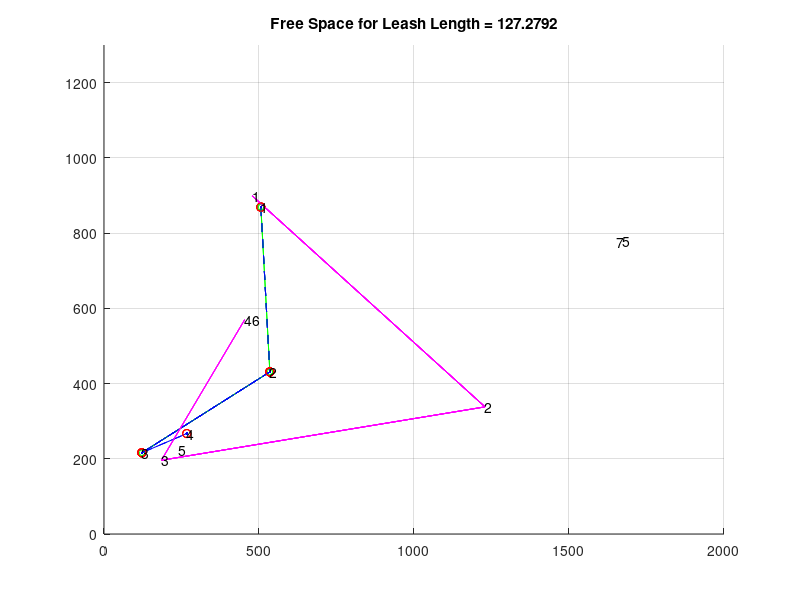
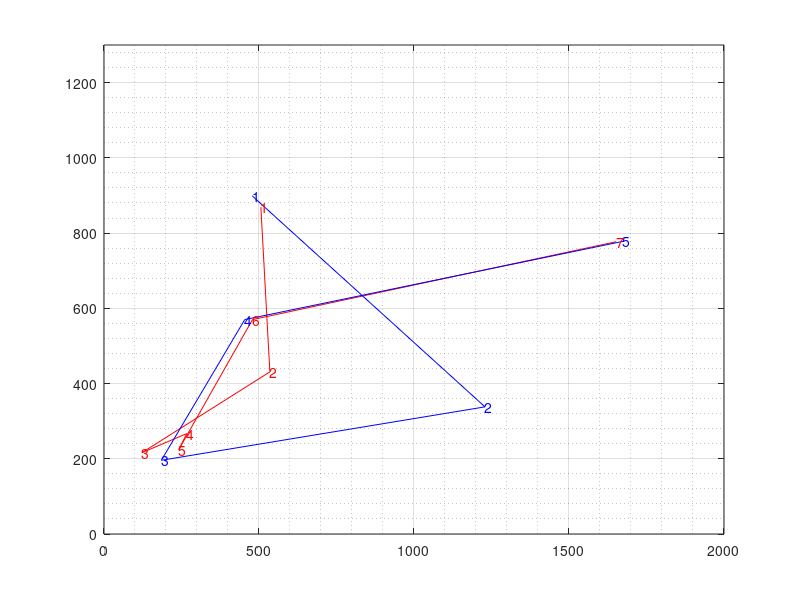

MATLAB code to generate these figures, in order:
function alg ()
% % % % % % % % % % % % % % % % % % % % % % % % % % % % % % % % % % % % % % 
% Coded by: Fernando Gonzalez-Herrera   - CIMAT Zacatecas
%           Carlos Lara-Alvarez         - CIMAT Zacatecas
% % % % % % % % % % % % % % % % % % % % % % % % % % % % % % % % % % % % % %
clc;
global perror;
perror=0;
close all;
% % % % % % % % % % % % % % % % % % % % % % % % % % % % % % % % % % % % % % 
% Parameters for Frechet and scanpath comparison algorith
maxFrechet=(3*30)*sqrt(2);
maxA=maxFrechet;
dista=maxFrechet;
dista2=maxFrechet;
qgamas=3;
pung=5;
ne=2;
% frechetsal=zeros(1,pung-qgamas+1);
tim=1;
% % Make all the combinations for n length scanpaths in a k-waise maner
% % Pairwaise maner
    allc=nchoosek(1:pung,qgamas);
    frechetsal=zeros(1,length(allc));
    vfrechet=zeros(tim, length(allc));    
    vfrechetV=0;
    hc=zeros(pung-1,qgamas);
% % % % % % % % % % % % % % % % % % % % % % % % % % % % % % % % % % % % % % 
for q=1:(pung-1)
    hc(q,1)=q;
    hc(q,2)=q+1;
end
% % % % % % % % % % % % % % % % % % % % % % % % % % % % % % % % % % % % % % 
% Number of iterations to evaluate
for z=1:tim
    clc;
    close all;
% % % % % % % % % % % % % % % % % % % % % % % % % % % % % % % % % % % % % % 
% Random Walk Parameters
% ex, ey = Boundaries
% n = number of points to generate
% npoints = number of scanpath points to evaluate as pattern
    [Sal1, Sal2]=RandomWalk2(50,50,pung, ne);
    qx =Sal1(1,:)
    qy =Sal1(2,:)
    qpx=Sal2(1,:)
    qpy=Sal2(2,:)

% % % % % % % % % % % % % % % % % % % % % % % % % % % % % % % % % % % % % % 
    for qgam=1:size(allc,1)
%     vcom(qgam,1)=qgam;
%     vcom(qgam,2)=qgam+qgamas-1;
% % Selecting the qgamas combinatios till length(qx)
        x=qx(allc(qgam,1):allc(qgam,2));
        y=qy(allc(qgam,1):allc(qgam,2));
        px=qpx(allc(qgam,1):allc(qgam,2));
        py=qpy(allc(qgam,1):allc(qgam,2));
        fprintf('Q GAMAS : \t\t%f \t%f',allc(qgam,1),allc(qgam,2))
% % % % % % % % % % % % % % % % % % % % % % % % % % % % % % % % % % % % % %
% % Main algoritm to compare Scanpaths
        inits=zeros(1,size(y,2));
        ends=zeros(1,size(y,2));
        inits(1)=1;
        ends(1)=size(y,2);
        pos=1;
        iMiss=1;
        while 1
            ii=poiR2(x,y,inits(pos),ends(pos),maxA);
            if ii>0
                inits(iMiss+1)=inits(pos);
                ends(iMiss+1)=ii;
                inits(iMiss+2)=ii;
                ends(iMiss+2)=ends(pos);
                iMiss=iMiss+2;
            end
            if(pos==iMiss)
                break;
            end
            pos=pos+1;
        end
        POIval=unique(horzcat(inits(1:iMiss),ends(1:iMiss)))
        xx=x(POIval)
        yy=y(POIval)
        distsini=arrayfun(@(x,y) wdistance(x,y,px(1),py(1),1,1), xx,yy)
        v=find(distsini<dista)
        v0=v(1:end)
        v1=v(2:end)
        if v==1
            v0=1;v1=1;
        end
        distsfin=arrayfun(@(x,y) wdistance(x,y,px(end),py(end),1,1), xx,yy)
        w=find(distsfin<dista2)
        figure(1)
        grid on;
        hold on;
        grid minor;
        plot(x,y,'.b');
        plot(x,y,'--b');
        plot(px,py,'m');
        plot(x(POIval),y(POIval),'or');
        lbl_dwn = .1*max(yy);
% % % % % % % % % % % % % % % % % % % % % % % % % % % % % % % % % % % % % % 
% % Add plot numbers to each iteration of q-gamas in a q wize manner
% % % % % % % % % % % % % % % % % % % % % % % % % % % % % % % % % % % % % %  
%     for i = 1:length(POIval)
%         pp=POIval(i);
%         % % Condition for index exceed inner matrix dimmensions
%         if (pp>length(xx))
%             %             fprintf('TEST01');
%             pp=length(xx);
%         end
%         plot(xx(pp),yy(pp),'r+');
%         % % Label the points with the corresponding 'x' value
% %         tex=strcat(num2str(i),'-',num2str(qgam));
%         tex=strcat(num2str(i));
%         text(xx(pp),yy(pp)+0.05,tex);
%     end
%     for i = 1:length(px)
%         plot(px(i),py(i),'b+');
%         % % Label the points with the corresponding 'y' value
% %         tex=strcat(num2str(i),'-',num2str(qgam));
%         tex=strcat(num2str(i));
%         text(px(i),py(i)+0.05,tex);
%     end
        hold on;
        for i=1:size(v0,2)
            if i==size(v0,2)
                f = find(w>v0(i),1);
            else
                f = find(w>v0(i)&w<=v1(i),1);
            end
            if length(f)==1
            start=POIval(v0(i))
            endd=POIval(w(f))
            sx=x(start:endd);
            sy=y(start:endd);
            Pe=(vertcat(px,py));
            Qu=(vertcat(sx,sy));
            figure(1)
            plot(sx,sy,'-hg');
            axis([0 2000 0 1300]);
            fdic=frechet_decide(Pe,Qu,maxFrechet,0,0);
            if fdic==1
                figure(1);
                grid minor;
                    plot(sx,sy,'-k');
                else
                    frechetsal(1,qgam)=frechetsal(1,qgam)+1;
                    fprintf('EEEEEEEEEERRRROOOR\n');
                end
            else
                frechetsal(1,qgam)=frechetsal(1,qgam)+1;
            end
        end
end
vfrechet(z,:)=frechetsal
vfrechet;
%     jx=1-pdist(vertcat(x,px),'jaccard')
%     jy=1-pdist(vertcat(y,py),'jaccard')
end
% % % % % % % % % % % % % % % % % % % % % % % % % % % % % % % % % % % % % % 
% % % End of iterative statements for evaluation
% % % % % % % % % % % % % % % % % % % % % % % % % % % % % % % % % % % % % % 
for ii = 1:length(qx)
    text(qx(ii),qy(ii),num2str(ii),'color','k')
end
for ii = 1:length(qpx)
    text(qpx(ii),qpy(ii),num2str(ii),'color','k')
end
allc'
vfrechet
% % % % % % % % % % % % % % % % % % % % % % % % % % % % % % % % % % % % % % 
for band=1:size(vfrechet,1)
    if (length(find(vfrechet==1))>ceil(0.2*length(allc)))
        if (vfrechet(1,1)+vfrechet(1,5)+vfrechet(1,8)+vfrechet(1,10)) >2
            vfrechetV=vfrechetV+1;
        end
%         vfrechet(band,size(vfrechet,2)+1)=vfrechet(band,size(vfrechet,2)+1)+1;
    end
end
% % % % % % % % % % % % % % % % % % % % % % % % % % % % % % % % % % % % % % 
if vfrechetV==0
    fprintf('\nEl scanpath patron cumple con el scanpath generado\t\n\n');
    fprintf('%f errores de %f comparaciones, %i \t\n',size(vfrechet,2)*size(vfrechet,1)-sum(vfrechet(:)==0),size(vfrechet,2)*size(vfrechet,1),(((sum(vfrechet(:)==0))/(size(vfrechet,2)*size(vfrechet,1))))*100);
else
    fprintf('\nEl scanpath patron NO cumple con el scanpath generado\t\n\n');
    fprintf('%f errores de %f comparaciones, %i \t\n',size(vfrechet,2)*size(vfrechet,1)-sum(vfrechet(:)==0),size(vfrechet,2)*size(vfrechet,1),(((sum(vfrechet(:)==0))/(size(vfrechet,2)*size(vfrechet,1))))*100);
end
figure (2)
plot(qx,qy,'r');
hold on;
plot(qpx,qpy,'b');
grid on;
grid minor;
axis([0 2000 0 1300]);
for ii = 1:length(qx)
    text(qx(ii),qy(ii),num2str(ii),'color','r')
end
for ii = 1:length(qpx)
    text(qpx(ii),qpy(ii),num2str(ii),'color','b')
end
hold on;
end

function dis = wdistance(x0,y0,x1,y1,alx,aly)
% % Get the distance between two points with compensation alx,aly
% % 1 & COMPY, only compensation in the Y axis
    dx=(x1-x0)*alx;
    dy=(y1-y0)*aly;
    dis=sqrt(dx*dx+dy*dy);
end

function [PoI] = poiR2(vx1,vy1,i0,i1,maxleng)
% % % % % % % % % % % % % % % % % % % % % % % % % % % % % % % % % % % % % % 
% Coded by: Jose Fernando Gonzalez Herrera - CIMAT Zacatecas
% % % % % % % % % % % % % % % % % % % % % % % % % % % % % % % % % % % % % % 
% vx1       = X coordenate Vector
% vy1       = Y coordenate Vector
% i0        = Starting point
% i1        = Ending point
% maxleng   = Max distance
% % % % % % % % % % % % % % % % % % % % % % % % % % % % % % % % % % % % % % 
% NOTE:     vx1 and vy1 must be equal size
% % % % % % % % % % % % % % % % % % % % % % % % % % % % % % % % % % % % % %
if i1-i0<=1
    PoI=0;
    return;
end
i=1;j=1; u=1;
pi1=[vx1(i0);vy1(i0);1];
pf1=[vx1(i1);vy1(i1);1];
l1=cross(pi1,pf1);
ll1=l1(1:2,1);
k1=1/sqrt(dot(ll1,ll1));
eq1=k1*l1;                      %Line A - Thru first and last point
l2dots=zeros(i1-i0+1,1);
for i=i0:1:i1
    l2dots(i-i0+1)=dot(eq1,[vx1(i);vy1(i);1]);
end
l2dots=abs(l2dots);
[mL,iL]=max(l2dots);            %Furthest point from line A
% a=[vx1(iL)-vx1(i0);vy1(iL)-vy1(i0);0];
% b=[vx1(i1)-vx1(i0);vy1(i1)-vy1(i0);0];
iLL=iL+i0-1;
A=[vx1(iLL)-vx1(i0),vy1(iLL)-vy1(i0);
    vx1(i1)-vx1(i0),vy1(i1)-vy1(i0)];
areap=abs(0.5*det(A));
if (areap>maxleng)    
    PoI=iL+i0-1;
else
    PoI=0;
end
end

function [Sal1, Sal2] = RandomWalk (ex, ey, n, ne)
% % % % % 1920x1080 Screen Resolution
% % % % % First random point within a square on the middle on the screen
% % % % % emulation atention to test
    xmin=0+ex;      xmax=1920-ex;       %ex px offset from top to bottom
    ymin=0+ey;      ymax=1080-ey;       %ey px offset from left to right
    m=n;                                %Number of points to generate
% % Random Coordinates n=m
    x1=round(xmin+rand(1,n)*(xmax-xmin));
    y1=round(ymin+rand(1,m)*(ymax-ymin));
% % Add gaussian noise to each coordenate
    x2=round((randn(1,n)*30)+x1)
    y2=round((randn(1,m)*30)+y1)
%     er = randi([2 n-1],1,1);
%     x2(1:er);
%     y2(1:er);
%     x2(er+1:end);
%     y2(er+1:end);
%     Sal1(1,:)=horzcat(x1(1:er), round((x1(er)-5)+rand(1,ne)*(x1(er)+5)), x1(er+1:end));
%     Sal1(2,:)=horzcat(y1(1:er), round((y1(er)-5)+rand(1,ne)*(y1(er)+5)), y1(er+1:end));
% Add random outlier
    err=randi([1 n],1,1);
    top=fix(n/5)
    for i=1:top
       pla=randi(n,1,1);
       x2(1,pla)=round(xmin+rand(1,1)*(xmax-xmin))       
       y2(1,pla)=round(ymin+rand(1,1)*(ymax-ymin))
    end
% To a Sal vector
    Sal1(1,:)=real(x1);
    Sal1(2,:)=real(y1);
    Sal2(1,:)=real(x2);
    Sal2(2,:)=real(y2);
end

function [Sal1, Sal2] = RandomWalk2 (ex, ey, n, ne)
% % % % % 1920x1080 Screen Resolution
% % % % % First random point within a square on the middle on the screen
% % % % % emulation atention to test
    xmin=0+ex;      xmax=1920-ex;       %ex px offset from top to bottom
    ymin=0+ey;      ymax=1080-ey;       %ey px offset from left to right
    m=n;                                %Number of points to generate
% % Random Coordinates n=m
    x1=round(xmin+rand(1,n)*(xmax-xmin));
    y1=round(ymin+rand(1,m)*(ymax-ymin));
% % Add gaussian noise to each coordenate
    x2=round((randn(1,n)*30)+x1)
    y2=round((randn(1,m)*30)+y1)
    er = randi([2 n-1],1,1);
    x2(1:er);
    y2(1:er);
    x2(er+1:end);
    y2(er+1:end);
    Sal1(1,:)=horzcat(x1(1:er), round((x1(er)-5)+rand(1,ne)*(1920/10)), x1(er+1:end));
    Sal1(2,:)=horzcat(y1(1:er), round((y1(er)-5)+rand(1,ne)*(1080/10)), y1(er+1:end));
% Add random outlier
    err=randi([1 n],1,1);
    top=fix(n/5)
    for i=1:top
       pla=randi(n,1,1);
       x2(1,pla)=round(xmin+rand(1,1)*(xmax-xmin))       
       y2(1,pla)=round(ymin+rand(1,1)*(ymax-ymin))
    end
% To a Sal vector
%     Sal1(1,:)=real(x1);
%     Sal1(2,:)=real(y1);
    Sal2(1,:)=real(x2);
    Sal2(2,:)=real(y2);
end

function [decide] = frechet_decide(P,Q,len,plotFSD,printFSD)
% % % % % % % % % % % % % % % % % % % % % % % % % % % % % % % % % % % % % % 
% % Frechet Distance Demo
% Script to run the Decision Problem (DP) for Frechet distance
% The DP is based on Algorithm 1 in "Computing the Frechet Distance 
% Between Two Polygonal Curves", Alt and Godau, International Journal of
% Computational Geometry and Applications, 1995.
% Author:     Rich Kenefic
% Created:    14-Dec-2011
% Modified:   18-Oct-2012 To include the Frechet computation
% % % % % % % % % % % % % % % % % % % % % % % % % % % % % % % % % % % % % % 
global perror;
%--solves the decision problem for Frechet distance
[M,N]=size(P);
if M~=2, error('P must be a 2 by I array'); end
I = N;
[M,N]=size(Q);
if M~=2, error('Q must be a 2 by J array'); end
J = N;
%--compute the free space in each cell
for i=1:I-1
    xp = P(1,i); yp = P(2,i);
    xp1 = P(1,i+1); yp1 = P(2,i+1);
    lP(i) = (xp1-xp)^2 + (yp1-yp)^2;  %--length^2 of the ith segment of P
end
for j=1:J-1
    xq = Q(1,j); yq = Q(2,j);
    xq1 = Q(1,j+1); yq1 = Q(2,j+1);
    lQ(j) = (xq1-xq)^2 + (yq1-yq)^2;  %--length^2 of the jth segment of Q
end
for i=1:I
    xp = P(1,i); yp = P(2,i);
    for j=1:J
        xq = Q(1,j); yq = Q(2,j);
        lPQ(i,j) = (xq-xp)^2 + (yq-yp)^2;  %--length^2 of P->Q link
    end
end
for i=1:I-1
    xp = P(1,i); yp = P(2,i);
    xp1 = P(1,i+1); yp1 = P(2,i+1);    
    for j=1:J-1
        xq = Q(1,j); yq = Q(2,j);
        xq1 = Q(1,j+1); yq1 = Q(2,j+1);
        %--solve for the line segment circle intersections
        ap = lP(i);  aq = lQ(j);
        bp = 2*((xp-xq)*(xp1-xp)+(yp-yq)*(yp1-yp));
        bq = 2*((xq-xp)*(xq1-xq)+(yq-yp)*(yq1-yq));
        c = lPQ(i,j) - len^2;
        dp = bp*bp - 4*ap*c;
        dq = bq*bq - 4*aq*c;
        if dp<0.0,  %--  a_ij, b_ij, LF_ij
            %--line and circle do not intersect
            A(i,j) = NaN; B(i,j) = NaN; 
            LF(i,j,1) = NaN; LF(i,j,2) = NaN;
        else
            up = ((-bp)+sqrt(dp))/(2*ap); um = ((-bp)-sqrt(dp))/(2*ap);
            if (((up<0)&&(um<0))||((up>1)&&(um>1)))
                %--line segment outside circle
                A(i,j) = NaN; B(i,j) = NaN;
                LF(i,j,1) = NaN; LF(i,j,2) = NaN;
            elseif ((min([um up])<0)&&(max([um up])>1))
                %--line segment is interior to circle
                A(i,j) = 0; B(i,j) = 1;
                LF(i,j,1) = 0; LF(i,j,2) = 1;
            elseif ((min([um up])<=0)&&(max([um up])<=1))
                %--one intersection (b_i,j)
                A(i,j) = 0; B(i,j) = max([um up]);
                LF(i,j,1) = 0; LF(i,j,2) = B(i,j);
            elseif ((min([um up])>=0)&&(max([um up])>1))
                %--one intersection (a_i,j)
                A(i,j) = min([um up]); B(i,j) = 1;
                LF(i,j,1) = A(i,j); LF(i,j,2) = 1;
            elseif ((min([um up])>=0)&&(max([um up])<=1))
                %--two intersections
                A(i,j) = min([um up]); B(i,j) = max([um up]);
                LF(i,j,1) = A(i,j); LF(i,j,2) = B(i,j);
            else
                error('Unexpected case in frechet_decide at LF');
            end
        end
        if dq<0.0,  %--  c_ij, d_ij, BF_ij
            %--line and circle do not intersect
            C(i,j) = NaN; D(i,j) = NaN; 
            BF(i,j,1) = NaN; BF(i,j,2) = NaN;
        else
            up = (-bq+sqrt(dq))/(2*aq); um = (-bq-sqrt(dq))/(2*aq);
            if (((up<0)&&(um<0))||((up>1)&&(um>1)))
                %--line segment outside circle
                C(i,j) = NaN; D(i,j) = NaN;
                BF(i,j,1) = NaN; BF(i,j,2) = NaN;
            elseif ((min([um up])<0)&&(max([um up])>1))
                %--line segment is interior to circle
                C(i,j) = 0; D(i,j) = 1;
                BF(i,j,1) = 0; BF(i,j,2) = 1;
            elseif ((min([um up])<=0)&&(max([um up])<=1))
                %--one intersection (d_i,j)
                C(i,j) = 0; D(i,j) = max([um up]);
                BF(i,j,1) = 0; BF(i,j,2) = D(i,j);
            elseif ((min([um up])>=0)&&(max([um up])>1))
                %--one intersection (a_i,j)
                C(i,j) = min([um up]); D(i,j) = 1;
                BF(i,j,1) = C(i,j); BF(i,j,2) = 1;
            elseif ((min([um up])>=0)&&(max([um up])<=1))
                %--two intersections
                C(i,j) = min([um up]); D(i,j) = max([um up]);
                BF(i,j,1) = C(i,j); BF(i,j,2) = D(i,j);
            else
                error('Unexpected case in frechet_decide at BF');
            end
        end
    end
end
%--Top row
xp = P(1,I); yp = P(2,I);
for j=1:J-1
    xq = Q(1,j); yq = Q(2,j);
    xq1 = Q(1,j+1); yq1 = Q(2,j+1);
    %--solve for the line segment circle intersections
    aq = lQ(j);
    bq = 2*((xq-xp)*(xq1-xq)+(yq-yp)*(yq1-yq));
    c = lPQ(I,j) - len^2;
    dq = bq*bq - 4*aq*c;
    if dq<0.0,  %--  c_ij, d_ij, BF_ij
        %--line and circle do not intersect
        C(I,j) = NaN; D(I,j) = NaN;
        BF(I,j,1) = NaN; BF(I,j,2) = NaN;
    else
        up = (-bq+sqrt(dq))/(2*aq); um = (-bq-sqrt(dq))/(2*aq);
        if (((up<0)&&(um<0))||((up>1)&&(um>1)))
            %--line segment outside circle
            C(I,j) = NaN; D(I,j) = NaN;
            BF(I,j,1) = NaN; BF(I,j,2) = NaN;
        elseif ((min([um up])<0)&&(max([um up])>1))
            %--line segment is interior to circle
            C(I,j) = 0; D(I,j) = 1;
            BF(I,j,1) = 0; BF(I,j,2) = 1;
        elseif ((min([um up])<=0)&&(max([um up])<=1))
            %--one intersection (d_i,j)
            C(I,j) = 0; D(I,j) = max([um up]);
            BF(I,j,1) = 0; BF(I,j,2) = D(I,j);
        elseif ((min([um up])>=0)&&(max([um up])>1))
            %--one intersection (a_i,j)
            C(I,j) = min([um up]); D(I,j) = 1;
            BF(I,j,1) = C(I,j); BF(I,j,2) = 1;
        elseif ((min([um up])>=0)&&(max([um up])<=1))
            %--two intersections
            C(I,j) = min([um up]); D(I,j) = max([um up]);
            BF(I,j,1) = C(I,j); BF(I,j,2) = D(I,j);
        else
            error('Unexpected case in frechet_decide at BF (top row)');
        end
    end
end
%--Right column
xq = Q(1,J); yq = Q(2,J);
for i=1:I-1
    xp = P(1,i); yp = P(2,i);
    xp1 = P(1,i+1); yp1 = P(2,i+1);
    %--solve for the line segment circle intersections
    ap = lP(i); 
    bp = 2*((xp-xq)*(xp1-xp)+(yp-yq)*(yp1-yp));
    c = lPQ(i,J) - len^2;
    dp = bp*bp - 4*ap*c;
    if dp<0.0,  %--  a_ij, b_ij, LF_ij
        %--line and circle do not intersect
        A(i,J) = NaN; B(i,J) = NaN;
        LF(i,J,1) = NaN; LF(i,J,2) = NaN;
    else
        up = (-bp+sqrt(dp))/(2*ap); um = (-bp-sqrt(dp))/(2*ap);
        if (((up<0)&&(um<0))||((up>1)&&(um>1)))
            %--line segment outside circle
            A(i,J) = NaN; B(i,J) = NaN;
            LF(i,J,1) = NaN; LF(i,J,2) = NaN;
        elseif ((min([um up])<0)&&(max([um up])>1))
            %--line segment is interior to circle
            A(i,J) = 0; B(i,J) = 1;
            LF(i,J,1) = 0; LF(i,J,2) = 1;
        elseif ((min([um up])<=0)&&(max([um up])<=1))
            %--one intersection (b_i,j)
            A(i,J) = 0; B(i,J) = max([um up]);
            LF(i,J,1) = 0; LF(i,J,2) = B(i,J);
        elseif ((min([um up])>=0)&&(max([um up])>1))
            %--one intersection (a_i,j)
            A(i,J) = min([um up]); B(i,J) = 1;
            LF(i,J,1) = A(i,J); LF(i,J,2) = 1;
        elseif ((min([um up])>=0)&&(max([um up])<=1))
            %--two intersections
            A(i,J) = min([um up]); B(i,J) = max([um up]);
            LF(i,J,1) = A(i,J); LF(i,J,2) = B(i,J);
        else
            error('Unexpected case in frechet_decide at LF (right col)');
        end
    end
end
%--Top Right cell
xp = P(1,I-1); yp = P(2,I-1);
xp1 = P(1,I); yp1 = P(2,I);
xq = Q(1,J-1); yq = Q(2,J-1);
xq1 = Q(1,J); yq1 = Q(2,J);
ap = lP(I-1);  aq = lQ(J-1);
bp = 2*((xp-xq1)*(xp1-xp)+(yp-yq1)*(yp1-yp));
bq = 2*((xq-xp1)*(xq1-xq)+(yq-yp1)*(yq1-yq));
cp = lPQ(I-1,J) - len^2;
cq = lPQ(I,J-1) - len^2;
dp = bp*bp - 4*ap*cp;
dq = bq*bq - 4*aq*cq;
if dp<0.0,  %--  a_ij, b_ij, LF_ij
    %--line and circle do not intersect
    A(I,J) = NaN; B(I,J) = NaN;
    LF(I,J,1) = NaN; LF(I,J,2) = NaN;
else
    up = (-bp+sqrt(dp))/(2*ap); um = (-bp-sqrt(dp))/(2*ap);
    if (((up<0)&&(um<0))||((up>1)&&(um>1)))
        %--line segment outside circle
        A(I,J) = NaN; B(I,J) = NaN;
        LF(I,J,1) = NaN; LF(I,J,2) = NaN;
    elseif ((min([um up])<0)&&(max([um up])>1))
        %--line segment is interior to circle
        A(I,J) = 0; B(I,J) = 1;
        LF(I,J,1) = 0; LF(I,J,2) = 1;
    elseif ((min([um up])<=0)&&(max([um up])<=1))
        %--one intersection (b_i,j)
        A(I,J) = 0; B(I,J) = max([um up]);
        LF(I,J,1) = 0; LF(I,J,2) = B(i,j);
    elseif ((min([um up])>=0)&&(max([um up])>1))
        %--one intersection (a_i,j)
        A(I,J) = min([um up]); B(I,J) = 1;
        LF(I,J,1) = A(i,j); LF(I,J,2) = 1;
    elseif ((min([um up])>=0)&&(max([um up])<=1))
        %--two intersections
        A(I,J) = min([um up]); B(I,J) = max([um up]);
        LF(I,J,1) = A(I,J); LF(I,J,2) = B(I,J);
    else
        error('Unexpected case in frechet_decide at LF (top right cell)');
    end
end
if dq<0.0,  %--  c_ij, d_ij, BF_ij
    %--line and circle do not intersect
    C(I,J) = NaN; D(I,J) = NaN;
    BF(I,J,1) = NaN; BF(I,J,2) = NaN;
else
    up = (-bq+sqrt(dq))/(2*aq); um = (-bq-sqrt(dq))/(2*aq);
    if (((up<0)&&(um<0))||((up>1)&&(um>1)))
        %--line segment outside circle
        C(I,J) = NaN; D(I,J) = NaN;
        BF(I,J,1) = NaN; BF(I,J,2) = NaN;
    elseif ((min([um up])<0)&&(max([um up])>1))
        %--line segment is interior to circle
        C(I,J) = 0; D(I,J) = 1;
        BF(I,J,1) = 0; BF(I,J,2) = 1;
    elseif ((min([um up])<=0)&&(max([um up])<=1))
        %--one intersection (d_i,j)
        C(I,J) = 0; D(I,J) = max([um up]);
        BF(I,J,1) = 0; BF(I,J,2) = D(I,J);
    elseif ((min([um up])>=0)&&(max([um up])>1))
        %--one intersection (a_i,j)
        C(I,J) = min([um up]); D(I,J) = 1;
        BF(I,J,1) = C(I,J); BF(I,J,2) = 1;
    elseif ((min([um up])>=0)&&(max([um up])<=1))
        %--two intersections
        C(I,J) = min([um up]); D(I,J) = max([um up]);
        BF(I,J,1) = C(I,J); BF(I,J,2) = D(I,J);
    else
        error('Unexpected case in frechet_decide at BF (top right cell)');
    end
end
%--plot the free space diagram
if plotFSD==1  
    figure(2)
%     figure('Name','FSD','NumberTitle','off')
    if exist('h')==1
        close(2)
        figure(2)
%         figure('Name','Graph','NumberTitle','off')
        h = [];
    end
    ih = 1;
    for i=1:I-1
        for j=1:J-1
            x = [j-1 j j j-1];  y = [i-1 i-1 i i];
            h(ih)=patch(x',y','k'); ih = ih + 1;
            x = []; y = [];
            if ~isnan(C(i,j))
                x = [x j-1+C(i,j)];  y = [y i-1];
            end
            if ~isnan(D(i,j))
                x = [x j-1+D(i,j)];  y = [y i-1];
            end
            if ~isnan(A(i,j+1))
                x = [x j];  y = [y i-1+A(i,j+1)];
            end
            if ~isnan(B(i,j+1))
                x = [x j];  y = [y i-1+B(i,j+1)];
            end
            if ~isnan(D(i+1,j))
                x = [x j-1+D(i+1,j)];  y = [y i];
            end
            if ~isnan(C(i+1,j))
                x = [x j-1+C(i+1,j)];  y = [y i];
            end
            if ~isnan(B(i,j))
                x = [x j-1];  y = [y i-1+B(i,j)];
            end
            if ~isnan(A(i,j))
                x = [x j-1];  y = [y i-1+A(i,j)];
            end
            if length(x)>2
                h(ih) = patch(x',y','w'); ih = ih + 1;
            elseif length(x)>0
                x
                y
                fprintf('patch error\n');
            end
        end
    end
end
%--Compute the reachable sets for each cell
for i=2:I    %--fill in column 1
    LR(i,1,1) = NaN; LR(i,1,2) = NaN;
end
for j=2:J    %--fill in row 1
    BR(1,j,1) = NaN; BR(1,j,2) = NaN;
end
for i=1:I-1
    for j=1:J-1
        if (i==1)&&(j==1)
            if (LF(i,j,1)==0)&&(BF(i,j,1)==0)   %--start at the origin
                LR(i,j+1,1) = LF(i,j+1,1); LR(i,j+1,2) = LF(i,j+1,2);
                BR(j+1,i,1) = BF(j+1,i,1); BR(j+1,i,2) = BF(j+1,i,2);
            else
                LR(i,j+1,1) = NaN; LR(i,j+1,2) = NaN;
                BR(j+1,i,1) = NaN; BR(j+1,i,2) = NaN;
            end
        else
            if isnan(LR(i,j,1))&&isnan(BR(i,j,1))
                LR(i,j+1,1) = NaN; LR(i,j+1,2) = NaN;
                BR(i+1,j,1) = NaN; BR(i+1,j,2) = NaN;
            elseif (~isnan(LR(i,j,1)))&&isnan(BR(i,j,1))
                BR(i+1,j,1) = BF(i+1,j,1); BR(i+1,j,2) = BF(i+1,j,2);
                if (LF(i,j+1,2)<LR(i,j,1))||isnan(LF(i,j+1,2))
                    LR(i,j+1,1) = NaN; LR(i,j+1,2) = NaN;
                elseif LF(i,j+1,1)>LR(i,j,1)
                    LR(i,j+1,1) = LF(i,j+1,1);
                    LR(i,j+1,2) = LF(i,j+1,2);
                else
                    LR(i,j+1,1) = LR(i,j,1);
                    LR(i,j+1,2) = LF(i,j+1,2);
                end
            elseif isnan(LR(i,j,1))&&(~isnan(BR(i,j,1)))
                LR(i,j+1,1) = LF(i,j+1,1); LR(i,j+1,2) = LF(i,j+1,2);
                if (BF(i+1,j,2)<BR(i,j,1))||isnan(BF(i+1,j,2))
                    BR(i+1,j,1) = NaN; BR(i+1,j,2) = NaN;
                elseif BF(i+1,j,1)>BR(i,j,1)
                    BR(i+1,j,1) = BF(i+1,j,1);
                    BR(i+1,j,2) = BF(i+1,j,2);
                else
                    BR(i+1,j,1) = BR(i,j,1);
                    BR(i+1,j,2) = BF(i+1,j,2);
                end
            else
                LR(i,j+1,1) = LF(i,j+1,1); LR(i,j+1,2) = LF(i,j+1,2);
                BR(i+1,j,1) = BF(i+1,j,1); BR(i+1,j,2) = BF(i+1,j,2);
            end
        end
        if printFSD==1
            fprintf('cell(%d,%d):\n',i,j);
            fprintf('\tLF(i,j)=[%f,%f] ',LF(i,j,1),LF(i,j,2));
            fprintf('\tBF(i,j)=[%f,%f] \n',BF(i,j,1),BF(i,j,2));
            fprintf('\tLR(i,j)=[%f,%f] ',LR(i,j,1),LR(i,j,2));
            fprintf('\tBR(i,j)=[%f,%f] \n',BR(i,j,1),BR(i,j,2));
            fprintf('\tLR(i,j+1)=[%f,%f] ',LR(i,j+1,1),LR(i,j+1,2));
            fprintf('\tBR(i+1,j)=[%f,%f] \n',BR(i+1,j,1),BR(i+1,j,2));
        end
    end
end
%--decide
if (BR(I,J-1,2)==1)||(LR(I-1,J,2)==1)
    decide = 1;
else
    decide = 0;
end
title(['Free Space for Leash Length = ' num2str(len)]);
return
end